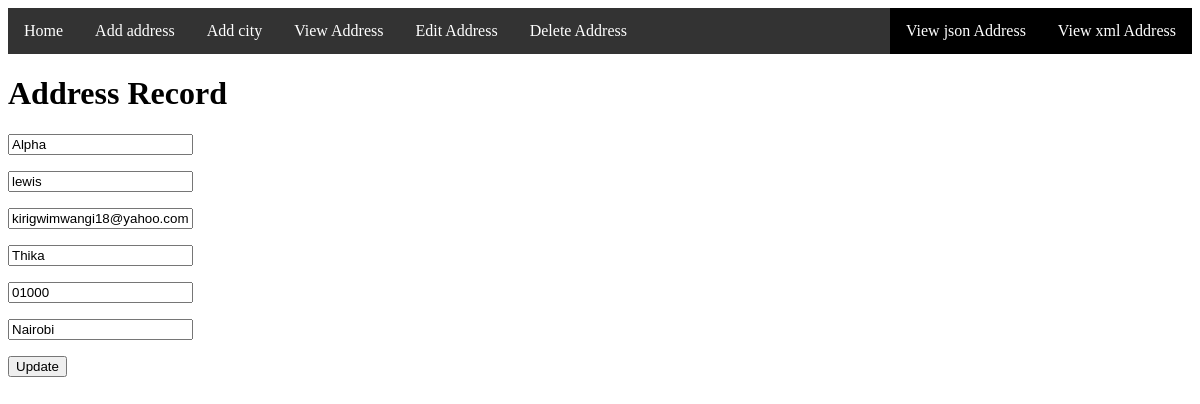
/edit.php?id=28, run on the app's committed database.
### tables this page shows
CREATE TABLE `addresses` (
  `id` int(6) NOT NULL,
  `firstname` varchar(255) NOT NULL,
  `lastname` varchar(255) NOT NULL,
  `email` varchar(255) NOT NULL,
  `street` varchar(255) NOT NULL,
  `zip_code` varchar(255) NOT NULL,
  `city` varchar(255) NOT NULL,
  `created` datetime NOT NULL DEFAULT current_timestamp()
);

### edit.php (the view, shortened to what this page needs)
<?php
require('config.php');
$id = $_REQUEST['id'];
$sql="SELECT * FROM addresses WHERE id='".$id."'";
$result=mysqli_query($conn, $sql) OR die(mysqli_error());
$row=mysqli_fetch_assoc($result);
?>
<!DOCTYPE html>
<html lang="en">
<head>
</head>
<body>
<div>
        <div class="header">
<ul>
  <li><a target="_self" href="index.php">Home</a></li>
  <li><a target="_self" href="address.php">Add address</a></li>
  <li><a target="_self" href="city.php">Add city</a></li>
  <li><a target="_self" href="view.php">View Address</a></li>
  <li><a target="_self" href="view.php">Edit Address</a></li>
  <li><a  target="_self" href="view.php">Delete Address</a></li>
  <li style="float:right"><a  target="_self" class="active" href="xml.php"> View xml Address</a></li>
  <li style="float:right"><a target="_self" class="active" href="json.php"> View json Address</a></li>
</ul>
        </div>
    <h1>Address Record</h1>
    <?php
    if(isset($_POST['new']) && $_POST['new'] == 1)
    {
        $id=$_REQUEST['id'];
        $firstname=$_REQUEST['firstname'];
        $lastname=$_REQUEST['lastname'];
        $email=$_REQUEST['email'];
        $street=$_REQUEST['street'];
        $zip_code=$_REQUEST['zip_code'];
        $city=$_REQUEST['city'];
        $edit=" update addresses set firstname='".$firstname."', lastname='".$lastname."', email='".$email."', street='".$street."', zip_code='".$zip_code."', city='".$city."' where id='".$id."'";
        mysqli_query($conn, $edit) OR die(mysqli_error());
        $msg=" $firstname Record Edited. <br/><br/><a href='view.php'> View updates</a>";
        echo'<h3 style="color:#112233;">' .$msg. '</h3>';
    }else{
        ?>
        <div>
            <form name="form"action="" method="POST">
            <p><input type="text" name="firstname" placeholder="Enter First Name" required value="<?php echo $row['firstname']; ?>"></p>
            <p><input type="text" name="lastname" placeholder="Enter First Name" required value="<?php echo $row['lastname']; ?>"></p>
            <p><input type="text" name="email" placeholder="Enter First Name" required value="<?php echo $row['email']; ?>"></p>
            <p><input type="text" name="street" placeholder="Enter First Name" required value="<?php echo $row['street']; ?>"></p>
            <p><input type="text" name="zip_code" placeholder="Enter First Name" required value="<?php echo $row['zip_code']; ?>"></p>
            <p><input type="text" name="city" placeholder="Enter First Name" required value="<?php echo $row['city']; ?>"></p>
            <p><input name="submit" type="submit" value="Update" /></p>
            </form>
            <?php } ?>
            <br /><br /><br /><br />
        </div>
</body>
</html>

### edit.php (style rules this page uses)
ul { list-style-type: none; margin: 0; padding: 0; overflow: hidden; background-color: #333; }
li { float: left; }
li a { display: block; color: white; text-align: center; padding: 14px 16px; text-decoration: none; }
.active { background-color: black; }

### data on the page
addresses: firstname "Alpha", lastname "lewis", email "kirigwimwangi18@yahoo.com", street "Thika", zip_code "01000", city "Nairobi"
